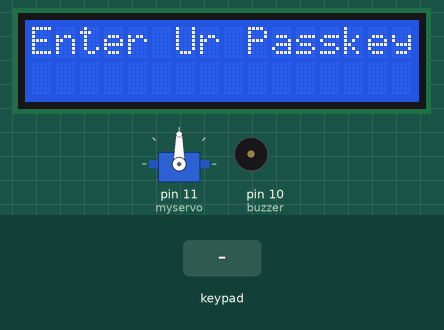
The sketch below on a simulated Arduino Uno, built with avr-gcc and run on an emulated ATmega328P. On the bench: servo, 16×2 character LCD, buzzer (waves = sounding, pin HIGH). Inputs (shaded band) come from the test bench. EEPROM starts erased; the modem accepts every AT command (registered, SIM ready, sends succeed) and sends nothing else; pins used as bus, display or sensor lines are not drawn; what the sketch prints to the serial monitor is not drawn.

Above: at 3.4 s.
3.5 s: keypad keys 1 3 9 7 pressed 0.4 s apart
At 6.1 s:
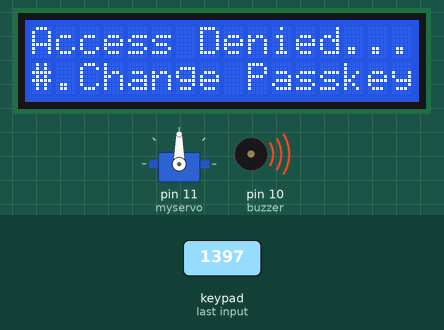
6.6 s: key '*' pressed
9.6 s: key 'A' pressed
At 11.2 s:
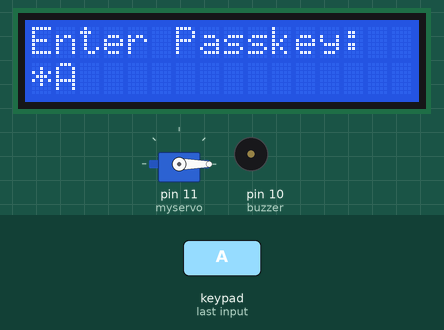
11.8 s: key 'B' pressed
At 12.5 s:
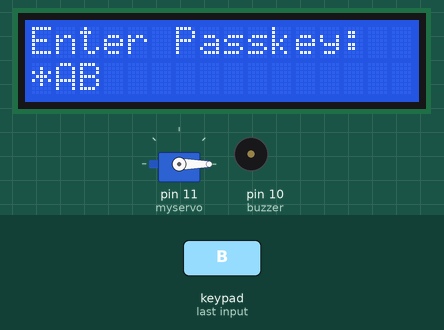
13.3 s: key 'C' pressed
At 16.1 s:
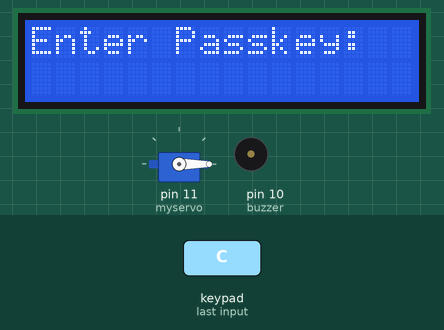
16.3 s: keypad keys 1 2 3 4 pressed 0.4 s apart
At 20.7 s:
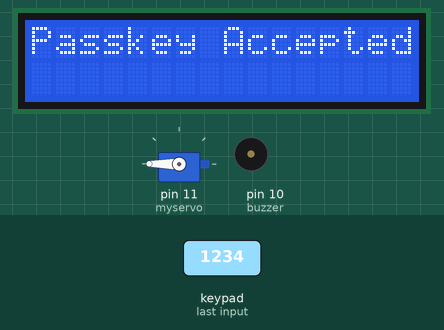
Timing chart, 0 to 26.1 s (numbered marks = the images above; inputs shaded):
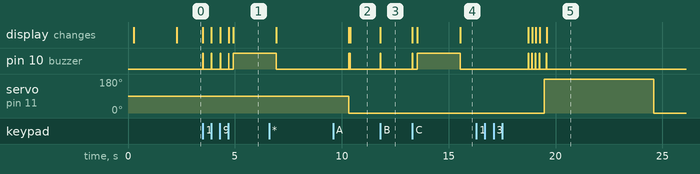

Measured:
- after the input at 3.5 s, pin 10 (buzzer): goes 3 × (HIGH 0.02 s, LOW 0.38 s), HIGH 0.02 s, LOW 0.20 s, then HIGH, starting at once; the display: first changes at once (image 1 shows a later state)
- after the input at 9.6 s, the display: first differs from a run without the input after 0.79 s (image 2)
- after the input at 11.8 s, pin 10 (buzzer): LOW → HIGH at once, → LOW 0.02 s later; the display: changes at once (image 3)
- after the input at 13.3 s, pin 10 (buzzer): LOW → HIGH at once, → LOW 0.02 s later, → HIGH 0.20 s later, → LOW 2.0 s later; the display: first changes at once (image 4 shows a later state)
- after the input at 16.3 s, pin 10 (buzzer): goes 3 × (HIGH 0.02 s, LOW 0.15 s), HIGH 0.02 s, LOW 0.31 s, HIGH 0.02 s, then LOW, starting after 2.4 s; servo on pin 11 (myservo): 0° → 180° after 3.2 s, → 0° 5.1 s later; the display: first changes after 2.4 s (image 5 shows a later state)

The sketch:

finalprjddj23.ino
```cpp
#include <Servo.h>
#include <Keypad.h>
#include<LiquidCrystal.h>
#include<EEPROM.h>
 #include <SoftwareSerial.h>

SoftwareSerial mySerial(2, 3);
LiquidCrystal lcd(9,8,7,6,5,4);
Servo myservo;
int pos=0;
char password[4];
char pass[4],pass1[4];
int i=0;
int pulse=1500;
char customKey=0;
const byte ROWS = 4;
const byte COLS = 4;
char hexaKeys[ROWS][COLS] = {
{'1','2','3','A'},
{'4','5','6','B'},
{'7','8','9','C'},
{'*','0','#','D'}
};
byte rowPins[ROWS] = {A0,A1,A2,A3};
byte colPins[COLS] = {A4,A5,13,12};
Keypad customKeypad = Keypad( makeKeymap(hexaKeys), rowPins, colPins, ROWS, COLS);
int led;
int buzzer = 10;
int m11;
int m12;
void setup()
{
  Serial.begin(9600);
  pinMode(11, OUTPUT);
   myservo.attach(11);
   delay(100);
 mySerial.begin(9600);
  Serial.begin(9600);
  delay(100);
  lcd.begin(16,2);
  pinMode(led, OUTPUT);
  pinMode(buzzer, OUTPUT);
  pinMode(m11, OUTPUT);
  pinMode(m12, OUTPUT);
  lcd.print(" Electronic ");
  Serial.print(" Electronic ");
  lcd.setCursor(0,1);
  lcd.print(" Keypad Lock ");
  Serial.print(" Keypad Lock ");
  delay(2000);
  lcd.clear();
  lcd.print("Enter Ur Passkey:");
  Serial.println("Enter Ur Passkey:");
  lcd.setCursor(0,1);
  for(int j=0;j<4;j++)
    EEPROM.write(j, j+49);
  for(int j=0;j<4;j++)
    pass[j]=EEPROM.read(j);
}

void loop()
{
  //digitalWrite(11, HIGH);
  customKey = customKeypad.getKey();
  if(customKey=='*')
  changeabc();
  if(customKey=='#')
    change();
  if (customKey)
  {
    password[i++]=customKey;
    lcd.print(customKey);
    Serial.print(customKey);
    beep();
  }
  if(i==4)
  {
    delay(200);
    for(int j=0;j<4;j++)
      pass[j]=EEPROM.read(j);
    if(!(strncmp(password, pass,4)))
    {

       for (pos = 0; pos <=180 ; pos += 1) {
    myservo.write(pos);
  }


   delay(100);
      digitalWrite(led, HIGH);
      beep();
      lcd.clear();
      lcd.print("Passkey Accepted");
      Serial.println("Passkey Accepted");

     delay(5000); //5s gap as delay

        for(pos=180;pos>=0;pos-=1)
        {
          myservo.write(pos);
        }
      delay(2000);
      lcd.setCursor(0,1);
      lcd.print("#.Change Passkey");
      Serial.println("#.Change Passkey");
      delay(2000);
      lcd.clear();
      lcd.print("Enter Passkey:");
      Serial.println("Enter Passkey:");
      lcd.setCursor(0,1);
      i=0;
      digitalWrite(led, LOW);
    }
    else
    {


      digitalWrite(buzzer, HIGH);
      lcd.clear();
      lcd.print("Access Denied...");
      Serial.println("Access Denied...");
      lcd.setCursor(0,1);
      lcd.print("#.Change Passkey");
      Serial.println("#.Change Passkey");
      delay(2000);
      lcd.clear();
      lcd.print("Enter Passkey:");
      Serial.println("Enter Passkey:");
      lcd.setCursor(0,1);
      i=0;
      digitalWrite(buzzer, LOW);
       SendMessage();
    }
  }
}
void change()
{
  int j=0;
  lcd.clear();
  lcd.print("UR Current Passk");
  Serial.println("UR Current Passk");
  lcd.setCursor(0,1);
  while(j<4)
  {
    char key=customKeypad.getKey();
    if(key)
    {
      pass1[j++]=key;
      lcd.print(key);
      Serial.print(key);
      beep();
    }
    key=0;
  }
  delay(500);

  if((strncmp(pass1, pass, 4)))
  {
    lcd.clear();
    lcd.print("Wrong Passkey...");
    Serial.println("Wrong Passkey...");
    lcd.setCursor(0,1);
    lcd.print("Better Luck Again");
    Serial.println("Better Luck Again");
    delay(1000);
  }
  else
  {
    j=0;
    lcd.clear();
    lcd.print("Enter New Passk:");
    Serial.println("Enter New Passk:");
    lcd.setCursor(0,1);
    while(j<4)
    {
      char key=customKeypad.getKey();
      if(key)
      {
        pass[j]=key;
        lcd.print(key);
        Serial.print(key);
        EEPROM.write(j,key);
        j++;
        beep();
      }
    }
    lcd.print(" Done......");
    Serial.println(" Done......");
    delay(1000);
  }
  lcd.clear();
  lcd.print("Enter Ur Passk:");
  Serial.println("Enter Ur Passk:");
  lcd.setCursor(0,1);
  customKey=0;
}
void beep()
{
  digitalWrite(buzzer, HIGH);
  delay(20);
  digitalWrite(buzzer, LOW);
}

 void SendMessage()
{
  mySerial.println("AT+CMGF=1");
  delay(1000);
  mySerial.println("AT+CMGS=\"+918910707970\"\r");
  delay(1000);
  mySerial.println("Intruder alert");
  delay(100);
   mySerial.println((char)26);
  delay(1000);
}

void changeabc()
{ delay(200);
    for(pos=180;pos>=0;pos-=1)
        {
          myservo.write(pos);
        }
}
```
